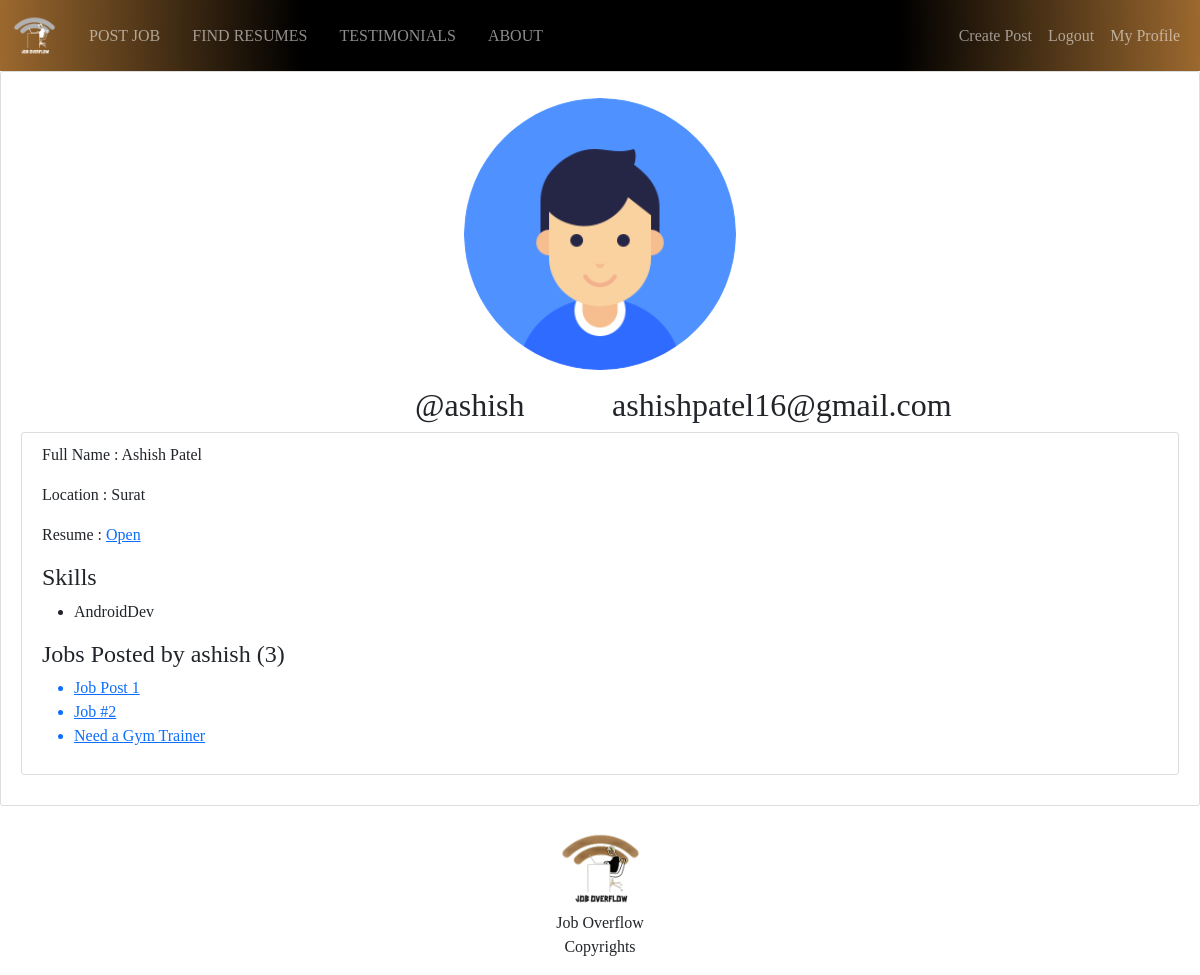
The app's page /people/profile/1/ with its own data.
### seekers/models.py (models this page shows, shortened)
class JobSeeker(models.Model):
    user = models.OneToOneField(
        User, on_delete=models.CASCADE, primary_key=True, related_name='profile')
    full_name = models.CharField(max_length=200, blank=False)
    location = models.CharField(max_length=255, null=True, blank=True)
    resume = models.FileField(null=True, upload_to="resumes", blank=True)
    profile_picture = models.ImageField(
        default='default.png', upload_to='profile_pics')

class Skill(models.Model):
    skill = models.CharField(max_length=200, null=True, blank=True)
    user = models.ForeignKey(
        User, on_delete=models.CASCADE, related_name='skills')

### jobs/models.py (models this page shows, shortened)
class JobPost(models.Model):
    title = models.CharField(max_length=200)
    description = models.TextField()
    recruiter = models.ForeignKey(User, on_delete=models.CASCADE)
    company = models.CharField(max_length=200, default="", null=True)
    stipend = models.FloatField(blank=True, null=True)
    location = models.CharField(max_length=255)
    link = models.URLField(null=True, blank=True)
    date_posted = models.DateTimeField(default=timezone.now)
    skills_req = models.CharField(
        max_length=200, default="No skills required.", null=True)

### seekers/views.py (the view)
# urls.py: path('profile/<int:user_id>/', views.view_profile, name='view-profile'),
def view_profile(request, user_id):
    user = User.objects.filter(pk=user_id).first()
    user_profile = JobSeeker.objects.filter(user=user).first()
    skillset = []
    for skill in Skill.objects.filter(user=user):
        skillset.append(skill)
    context = {
        'user': user,
        'user_profile': user_profile,
        'user_skills': skillset,
        'posted_jobs' :get_posted_jobs(user_profile.user)
    }
    return render(request, 'seekers/profile_detail.html', context)

### seekers/views.py (called while the page is built)
def get_posted_jobs(user):
    recruiter = user
    jobs = []
    for job in JobPost.objects.filter(recruiter=recruiter):
        jobs.append(job)
    return jobs

### seekers/templates/seekers/profile_detail.html
{% extends 'jobs/base.html' %} {% block content %}
<div class="content-section">
	<div class="media">
		<div class="row justify-content-center">
			<img
				class="col-3 rounded-circle my-3"
				src="{{ user_profile.profile_picture.url }}"
			/>
		</div>
		<div class="row justify-content-center">
			<h2 class="col-2 account-heading">@{{ user.username }}</h2>
			<h2 class="col-2 account-heading">{{ user.email }}</h2>
		</div>
	</div>
	<div class="content-section">
		<p>Full Name : {{user_profile.full_name}}</p>
		<p>Location : {{user_profile.location}}</p>
		<p>Resume : <a href="{{ user_profile.resume.url }}">Open</a></p>
		<h4>Skills</h4>
		<ul>
			{% for skill in user_skills %}
			<li>{{ skill.skill }}</li>
			{% endfor %}
		</ul>
		{% if posted_jobs %}
		<h4>Jobs Posted by {{ user.username }} ({{posted_jobs|length}})</h4>
		<div>
			<ul>
				{% for job in posted_jobs %}
				<a href="{% url 'jobs-detail' job.pk %}"><li>{{ job.title }}</li></a>
				{% endfor %}
			</ul>
		</div>
		{% endif %}
	</div>
</div>
{% endblock content %}

### jobs/static/jobs/main.css (style rules this page uses)
* { margin: 0; padding: 0; font-family: "Bree Serif", serif; }
.content-section { background: #ffffff; padding: 10px 20px; border: 1px solid #dddddd; border-radius: 3px; margin-bottom: 20px; }

### records on screen
JobSeeker: profile_picture (placeholder picture), full_name "Ashish Patel", location "Surat"
Skill: skill "AndroidDev"
JobPost: title "Job Post 1"
JobPost: title "Job #2"
JobPost: title "Need a Gym Trainer"

### other values on screen
{{ user.username }} "ashish"
{{ user.email }} "ashishpatel16@gmail.com"
{{ posted_jobs|length }} "3"
